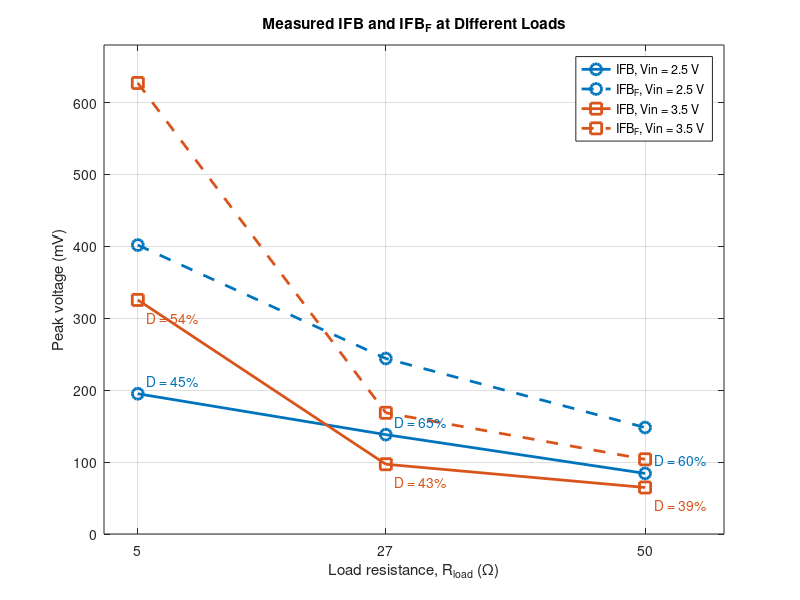

This figure's MATLAB source:
% Corrected data: 5, 27 and 50 ohm loads
Rload = [5, 27, 50];  % ohms

% Vin = 2.5 V
D_2p5    = [45, 65, 60];                  % %
IFB_2p5  = [195.02, 138.18, 84.28];      % peak, mV
IFBF_2p5 = [401.80, 244.02, 148.08];     % peak, mV

% Vin = 3.5 V
D_3p5    = [54, 43, 39];                  % %
IFB_3p5  = [325.50, 97.02, 64.68];       % peak, mV
IFBF_3p5 = [627.20, 168.56, 103.88];     % peak, mV

blue   = [0.00, 0.45, 0.74];
orange = [0.85, 0.33, 0.10];

figure('Color', 'w', 'Position', [200, 200, 950, 550]);
hold on;

% Solid = IFB; dashed = IFB_F
h1 = plot(Rload, IFB_2p5, '-o', ...
    'Color', blue, 'LineWidth', 2, 'MarkerSize', 8);
h2 = plot(Rload, IFBF_2p5, '--o', ...
    'Color', blue, 'LineWidth', 2, 'MarkerSize', 8);

h3 = plot(Rload, IFB_3p5, '-s', ...
    'Color', orange, 'LineWidth', 2, 'MarkerSize', 8);
h4 = plot(Rload, IFBF_3p5, '--s', ...
    'Color', orange, 'LineWidth', 2, 'MarkerSize', 8);

% Duty cycle labels: place one label beside each IFB point
for k = 1:numel(Rload)
    text(Rload(k) + 0.8, IFB_2p5(k) + 18, ...
        sprintf('D = %d%%', D_2p5(k)), ...
        'Color', blue, 'FontSize', 10);

    text(Rload(k) + 0.8, IFB_3p5(k) - 25, ...
        sprintf('D = %d%%', D_3p5(k)), ...
        'Color', orange, 'FontSize', 10);
end

xlabel('Load resistance, R_{load} (\Omega)');
ylabel('Peak voltage (mV)');
title('Measured IFB and IFB_F at Different Loads');

legend([h1, h2, h3, h4], ...
    {'IFB, Vin = 2.5 V', 'IFB_F, Vin = 2.5 V', ...
     'IFB, Vin = 3.5 V', 'IFB_F, Vin = 3.5 V'}, ...
    'Location', 'northeast');

xticks(Rload);
xlim([2, 57]);
ylim([0, 680]);
grid on;
box on;

exportgraphics(gcf, 'corrected_IFB_IFBF_vs_Rload.png', ...
    'Resolution', 300);
